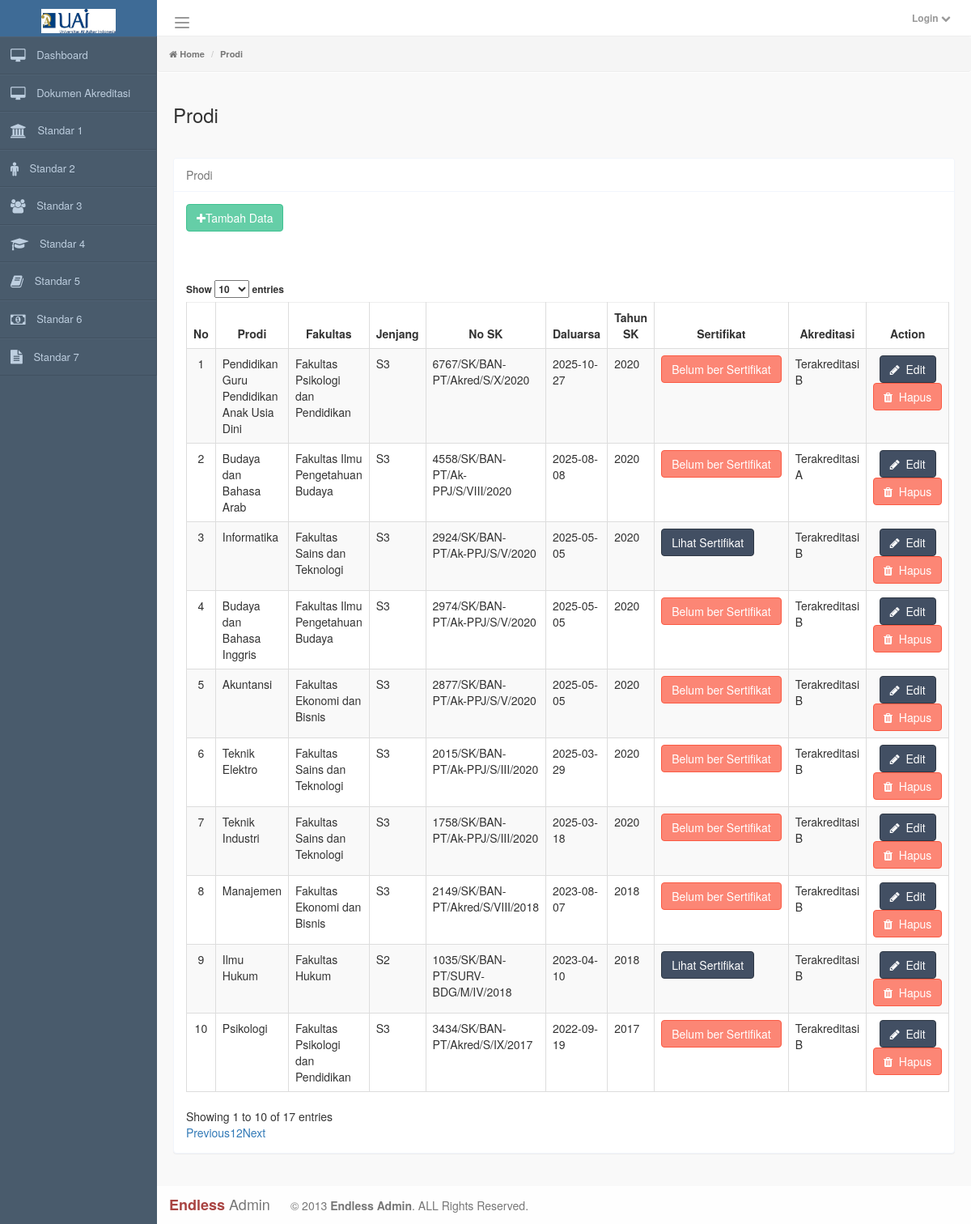
The page /index.php/admin/prodi on the database its author committed.
### tables this page shows
CREATE TABLE `tbl_prodi` (
  `prodi_id` int(11) NOT NULL,
  `prodi_nama` varchar(255) DEFAULT NULL,
  `id_fakultas` int(11) DEFAULT NULL,
  `id_subjenjang` int(11) DEFAULT NULL,
  `no_sk` varchar(255) DEFAULT NULL,
  `tahun_sk` int(255) DEFAULT NULL,
  `daluarsa` date DEFAULT NULL,
  `sertifikat` varchar(255) DEFAULT NULL,
  `id_akreditasi` int(11) DEFAULT NULL
);

CREATE TABLE `tbl_fakultas` (
  `fakultas_id` int(11) NOT NULL,
  `fakultas_nama` varchar(255) DEFAULT NULL
);

CREATE TABLE `tbl_jenjang` (
  `jenjang_id` int(11) NOT NULL,
  `jenjang_nama` varchar(255) DEFAULT NULL
);

CREATE TABLE `tbl_akreditasi` (
  `akreditasi_id` int(11) NOT NULL,
  `akreditasi_nama` varchar(255) DEFAULT NULL
);

### application/controllers/admin/Prodi.php (called while the page is built, shortened)
<?php if (!defined('BASEPATH')) exit('No direct script access allowed');
class Prodi extends CI_Controller
{
  function __construct()
  {
    $this->load->model('m_umum');
    $this->load->model('m_crud');
    $this->load->model('m_prodi');
    $this->load->library("form_validation");
  }
  public function index()
  {
    $data = [
      "userLogin" => $this->session->userdata('loginData'),
      "v_content" => 'member/prodi/index',
      "title"   => "Prodi",
      "breadcrumb" => 'Prodi',
      "prodies"   => $this->db->from("tbl_prodi")->join('tbl_jenjang', "tbl_prodi.id_subjenjang=tbl_jenjang.jenjang_id")->join('tbl_akreditasi', "tbl_akreditasi.akreditasi_id=tbl_prodi.id_akreditasi")->join('tbl_fakultas', "tbl_fakultas.fakultas_id=tbl_prodi.id_fakultas")->get()->result(),
    ];
    $this->load->view('layout', $data);
  }
}

### index.php (called while the page is built, shortened)
<?php
require_once BASEPATH.'core/CodeIgniter.php';

### application/views/member/prodi/index.php (the view, shortened to what this page needs)
<div class="panel panel-default">
  <div class="panel-heading clearfix">
    <span class="pull-left"><?= $title ?></span>
  </div>
  <div class="panel-body" style="min-height: 500px; overflow-x: scroll; ">
    <a href="<?= base_url('admin/prodi/add') ?>" class="btn btn-success"><i class="fa fa-plus"></i>Tambah Data</a><br><br><br><br>
    <table class="table table-bordered table-striped  DataTablePrint">
      <thead>
        <tr>
          <th width="5%">No</th>
          <th>Prodi</th>
          <th>Fakultas</th>
          <th>Jenjang</th>
          <th>No SK</th>
          <th>Daluarsa</th>
          <th>Tahun SK</th>
          <th>Sertifikat</th>
          <th>Akreditasi</th>
          <th width="15%">Action</th>
        </tr>
      </thead>
      <tbody>
        <?php foreach ($prodies as $key => $value) : ?>
          <tr role="row" class="odd">
            <td class="text-center"><?= $key + 1 ?></td>
            <td><?= $value->prodi_nama ?></td>
            <td><?= $value->fakultas_nama ?></td>
            <td><?= $value->jenjang_nama ?></td>
            <td><?= $value->no_sk ?></td>
            <td><?= $value->daluarsa ?></td>
            <td><?= $value->tahun_sk ?></td>
            <td>
              <?php if ($value->sertifikat == '') : ?>
                <span class='btn btn-danger no-sertifikat'>Belum ber Sertifikat</span>
              <?php else : ?>
                <a href="<?= base_url("uploads/sertifikat/" . $value->sertifikat); ?>" class="btn btn-primary">Lihat Sertifikat</a>
              <?php endif; ?>
            </td>
            <td><?= $value->akreditasi_nama ?></td>
            <td class="text-center">
              <a href="<?= base_url("admin/prodi/edit/" . $value->prodi_id); ?>" class="btn btn-primary btn-xl"><i class="fa fa-pencil"></i>&nbsp Edit</a>
              <a onclick="return confirm('Hapus Data?')" href="<?= base_url("admin/prodi/delete/" . $value->prodi_id); ?>" class="btn btn-danger  btn-xl"><i class="fa fa-trash"></i>&nbsp Hapus</a>
            </td>
          </tr>
        <?php endforeach; ?>
      </tbody>
    </table>
  </div>
</div>
<link rel="stylesheet" href="<?= base_url('assets/vendor/sweetalert2/dist/sweetalert2.min.css')?>">

### application/views/layout.php (shortened to what this page needs)
<!DOCTYPE html>
<html lang="en">
	<?php  $this->load->view('_include/head') ?>
  <body class="overflow-hidden">
	<div id="wrapper" class="preload">
		<?php  $this->load->view('_include/header') ?>
		<?php  $this->load->view('_include/sidebar') ?>
		<div id="main-container" style="min-height: 860px !important">
			<div id="breadcrumb">
				<ul class="breadcrumb">
					 <li><i class="fa fa-home"></i><a href="<?= base_url() ?>"> Home</a></li>
					 <li class="active"><?= $breadcrumb ?></li>
				</ul>
			</div>
			<div class="main-header clearfix">
                <div class="page-title">
                    <h3 class="no-margin"><?= $title ?></h3>
                </div>
            </div>
            <div class="padding-md">
                <?php $this->load->view($v_content) ?>
            </div>
		</div>
	</div>
	<?php  $this->load->view('_include/footer') ?>
  </body>
</html>

### application/views/_include/head.php (shortened to what this page needs)
<head>
    <link href="https://maxcdn.bootstrapcdn.com/font-awesome/4.3.0/css/font-awesome.min.css" rel="stylesheet" type="text/css" />
    <link href="http://code.ionicframework.com/ionicons/2.0.0/css/ionicons.min.css" rel="stylesheet" type="text/css" />
    <link href="<?= base_url('assets') ?>/bootstrap/css/bootstrap.min.css" rel="stylesheet">
    <link href="<?= base_url('assets') ?>/css/font-awesome.min.css" rel="stylesheet">
    <link href="<?= base_url('assets') ?>/css/pace.css" rel="stylesheet">
    <link href="<?= base_url('assets') ?>/css/endless.min.css" rel="stylesheet">
    <link href="<?= base_url('assets') ?>/css/endless-skin.css" rel="stylesheet">
    <link rel="stylesheet" type="text/css" href="https://maxcdn.bootstrapcdn.com/bootstrap/3.3.7/css/bootstrap.min.css">
    <link rel="stylesheet" type="text/css" href="https://cdn.datatables.net/1.10.21/css/dataTables.bootstrap.min.css">
    <link href="https://cdn.jsdelivr.net/npm/summernote@0.8.18/dist/summernote.min.css" rel="stylesheet">
    <link rel="stylesheet" type="text/css" href="https://cdn.datatables.net/buttons/1.6.2/css/buttons.dataTables.min.css">
    <link rel="stylesheet" type="text/css" href="https://cdn.datatables.net/buttons/1.6.2/css/buttons.bootstrap.min.css">
</head>

### application/views/_include/header.php (shortened to what this page needs)
<div id="top-nav" class="skin-3 fixed">
    <div class="brand">
        <img src="<?= base_url('assets') ?>/img/header-profile.png" style="max-height: 30px">
    </div>
    <button type="button" class="navbar-toggle size-toggle pull-left hide-menu">
        <div class="size-toggle">
            <a class="btn btn-sm" id="sizeToggle">
                <span class="icon-bar"></span>
                <span class="icon-bar"></span>
                <span class="icon-bar"></span>
            </a>
        </div>
    </button>
    <ul class="nav-notification clearfix">
        <li class="profile dropdown">
            <?php if (!empty($this->session->userdata('loginData'))) : ?>
                <a class="dropdown-toggle" data-toggle="dropdown" href="#">
                    <strong>Admin</strong>
                    <span><i class="fa fa-chevron-down"></i></span>
                </a>
            <?php else : ?>
                <a class="dropdown-toggle" href="<?= base_url('login') ?>">
                    <strong>Login</strong>
                    <span><i class="fa fa-chevron-down"></i></span>
                </a>
            <?php endif ?>
        </li>
    </ul>
</div>

### application/views/_include/sidebar.php (shortened to what this page needs)
<aside class="fixed skin-6" style="margin-top: 40px !important">
  <div class="sidebar-inner scrollable-sidebars">
    <div class="main-menu">
      <ul>
        <li>
          <a href="<?= base_url('admin/dashboard') ?>">
            <span class="menu-icon">
              <i class="fa fa-desktop fa-lg"></i>
            </span>
            <span class="text">
              Dashboard
            </span>
          </a>
        </li>
        <li>
          <a href="<?= base_url('admin/akreditasi/dokumen') ?>">
            <span class="menu-icon">
              <i class="fa fa-desktop fa-lg"></i>
            </span>
            <span class="text">
              Dokumen Akreditasi
            </span>
          </a>
        </li>
        <li class="openable">
          <a href="#">
            <span class="menu-icon">
              <i class="fa fa-university fa-lg"></i>
            </span>
            <span class="text">
              Standar 1
            </span>
          </a>
        </li>
        <li class="openable">
          <a href="#">
            <span class="menu-icon">
              <i class="fa fa-male fa-lg"></i>
            </span>
            <span class="text">
              Standar 2
            </span>
          </a>
        </li>
        <li class="openable">
          <a href="#">
            <span class="menu-icon">
              <i class="fa fa-users fa-lg"></i>
            </span>
            <span class="text">
              Standar 3
            </span>
          </a>
        </li>
        <li class="openable">
          <a href="#">
            <span class="menu-icon">
              <i class="fa fa-graduation-cap fa-lg"></i>
            </span>
            <span class="text">
              Standar 4
            </span>
          </a>
        </li>
        <li class="openable">
          <a href="#">
            <span class="menu-icon">
              <i class="fa fa-book fa-lg"></i>
            </span>
            <span class="text">
              Standar 5
            </span>
          </a>
        </li>
        <li class="openable">
          <a href="#">
            <span class="menu-icon">
              <i class="fa fa-money fa-lg"></i>
            </span>
            <span class="text">
              Standar 6
            </span>
          </a>
        </li>
        <li class="openable">
          <a href="#">
            <span class="menu-icon">
              <i class="fa fa-file-text fa-lg"></i>
            </span>
            <span class="text">
              Standar 7
            </span>
          </a>
        </li>
      </ul>
    </div>
  </div>
</aside>

### application/views/_include/footer.php
<footer>
    <div class="row">
        <div class="col-sm-6">
            <span class="footer-brand">
                <strong class="text-danger">Endless</strong> Admin
            </span>
            <p class="no-margin">
                &copy; 2013 <strong>Endless Admin</strong>. ALL Rights Reserved.
            </p>
        </div>
    </div>
</footer>

### assets/css/endless-skin.css (style rules this page uses)
#top-nav.skin-3 { background: #fff; border-bottom-color: #eee; }
#top-nav.skin-3 .navbar-toggle .icon-bar { background-color: #999; }
#top-nav.skin-3 .brand { color: #fff; background: #3e6b96; }
#top-nav.skin-3 .nav-notification > li > a { color: #999; }
aside.skin-6 { background: #495B6C; }
aside.skin-6 .sidebar-inner { border-right-color: #415160; }
aside.skin-6 .main-menu > ul > li { border-top-color: #506274; border-bottom-color: #415160; }
aside.skin-6 .main-menu > ul > li > a { color: #BECFE0; }

### application/views/_include/head.php (style rules this page uses)
th { text-align: center; vertical-align: middle; border-bottom-width: 0px !important; }

### rows shown on the page
tbl_prodi: prodi_nama "Pendidikan Guru Pendidikan Anak Usia Dini", id_fakultas.fakultas_nama "Fakultas Psikologi dan Pendidikan", tbl_jenjang.jenjang_nama "S3", no_sk "6767/SK/BAN-PT/Akred/S/X/2020", daluarsa "2025-10-27", tahun_sk "2020", sertifikat "Belum ber Sertifikat", id_akreditasi.akreditasi_nama "Terakreditasi B"
tbl_prodi: prodi_nama "Budaya dan Bahasa Arab", id_fakultas.fakultas_nama "Fakultas Ilmu Pengetahuan Budaya", tbl_jenjang.jenjang_nama "S3", no_sk "4558/SK/BAN-PT/Ak-PPJ/S/VIII/2020", daluarsa "2025-08-08", tahun_sk "2020", sertifikat "Belum ber Sertifikat", id_akreditasi.akreditasi_nama "Terakreditasi A"
tbl_prodi: prodi_nama "Informatika", id_fakultas.fakultas_nama "Fakultas Sains dan Teknologi", tbl_jenjang.jenjang_nama "S3", no_sk "2924/SK/BAN-PT/Ak-PPJ/S/V/2020", daluarsa "2025-05-05", tahun_sk "2020", id_akreditasi.akreditasi_nama "Terakreditasi B"
tbl_prodi: prodi_nama "Budaya dan Bahasa Inggris", id_fakultas.fakultas_nama "Fakultas Ilmu Pengetahuan Budaya", tbl_jenjang.jenjang_nama "S3", no_sk "2974/SK/BAN-PT/Ak-PPJ/S/V/2020", daluarsa "2025-05-05", tahun_sk "2020", shows "Belum ber Sertifikat", id_akreditasi.akreditasi_nama "Terakreditasi B"
tbl_prodi: prodi_nama "Akuntansi", id_fakultas.fakultas_nama "Fakultas Ekonomi dan Bisnis", tbl_jenjang.jenjang_nama "S3", no_sk "2877/SK/BAN-PT/Ak-PPJ/S/V/2020", daluarsa "2025-05-05", tahun_sk "2020", sertifikat "Belum ber Sertifikat", id_akreditasi.akreditasi_nama "Terakreditasi B"
tbl_prodi: prodi_nama "Teknik Elektro", id_fakultas.fakultas_nama "Fakultas Sains dan Teknologi", tbl_jenjang.jenjang_nama "S3", no_sk "2015/SK/BAN-PT/Ak-PPJ/S/III/2020", daluarsa "2025-03-29", tahun_sk "2020", shows "Belum ber Sertifikat", id_akreditasi.akreditasi_nama "Terakreditasi B"
tbl_prodi: prodi_nama "Teknik Industri", id_fakultas.fakultas_nama "Fakultas Sains dan Teknologi", tbl_jenjang.jenjang_nama "S3", no_sk "1758/SK/BAN-PT/Ak-PPJ/S/III/2020", daluarsa "2025-03-18", tahun_sk "2020", shows "Belum ber Sertifikat", id_akreditasi.akreditasi_nama "Terakreditasi B"
tbl_prodi: prodi_nama "Manajemen", id_fakultas.fakultas_nama "Fakultas Ekonomi dan Bisnis", tbl_jenjang.jenjang_nama "S3", no_sk "2149/SK/BAN-PT/Akred/S/VIII/2018", daluarsa "2023-08-07", tahun_sk "2018", shows "Belum ber Sertifikat", id_akreditasi.akreditasi_nama "Terakreditasi B"
tbl_prodi: prodi_nama "Ilmu Hukum", id_fakultas.fakultas_nama "Fakultas Hukum", tbl_jenjang.jenjang_nama "S2", no_sk "1035/SK/BAN-PT/SURV-BDG/M/IV/2018", daluarsa "2023-04-10", tahun_sk "2018", id_akreditasi.akreditasi_nama "Terakreditasi B"
tbl_prodi: prodi_nama "Psikologi", id_fakultas.fakultas_nama "Fakultas Psikologi dan Pendidikan", tbl_jenjang.jenjang_nama "S3", no_sk "3434/SK/BAN-PT/Akred/S/IX/2017", daluarsa "2022-09-19", tahun_sk "2017", shows "Belum ber Sertifikat", id_akreditasi.akreditasi_nama "Terakreditasi B"

### other values the page prints
$breadcrumb "Prodi"
$title "Prodi"
